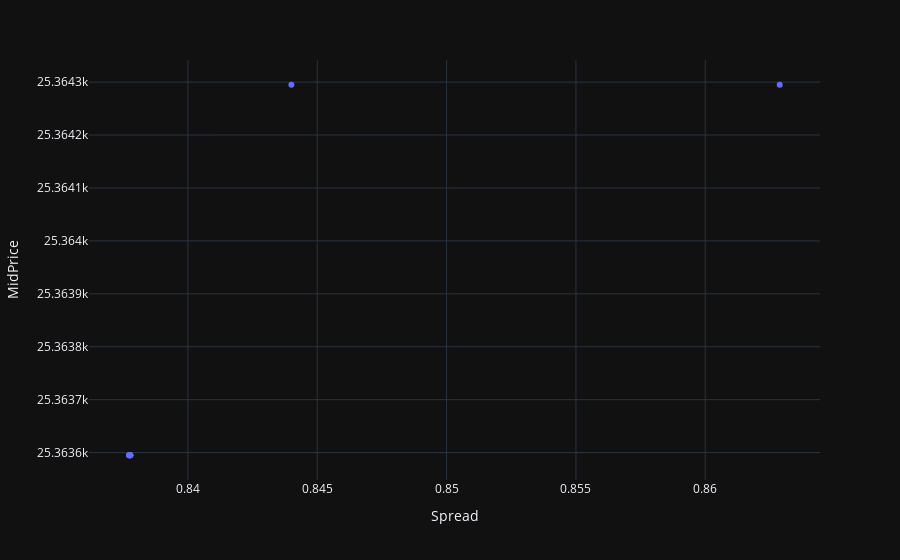

Notebook cell for this chart:
### Code cell
import plotly.express as px
AggData["Spread"] = AggData["Spread"].astype(float)
# Create the line plot using Plotly Express
fig = px.scatter(AggData, y="MidPrice", x="Spread")
fig.update_layout(template='plotly_dark')

# Show the plot
fig.show()

### Figure 1 — Plotly figure (JSON) as saved in the notebook; plotly's stock layout.template omitted (floating-point values rounded to 4 significant figures)
{"data": [{"hovertemplate": "Spread=%{x}<br>MidPrice=%{y}<extra></extra>", "legendgroup": "", "marker": {"color": "#636efa", "symbol": "circle"}, "mode": "markers", "name": "", "orientation": "v", "showlegend": false, "type": "scatter", "x": [0.8377, 0.8377, 0.8378, 0.8377, 0.8378, 0.8377, 0.8378, 0.8377, 0.844, 0.8629], "xaxis": "x", "y": [25360.0, 25360.0, 25360.0, 25360.0, 25360.0, 25360.0, 25360.0, 25360.0, 25360.0, 25360.0], "yaxis": "y"}], "layout": {"legend": {"tracegroupgap": 0}, "margin": {"t": 60}, "xaxis": {"anchor": "y", "domain": [0, 1], "title": {"text": "Spread"}}, "yaxis": {"anchor": "x", "domain": [0, 1], "title": {"text": "MidPrice"}}}}
